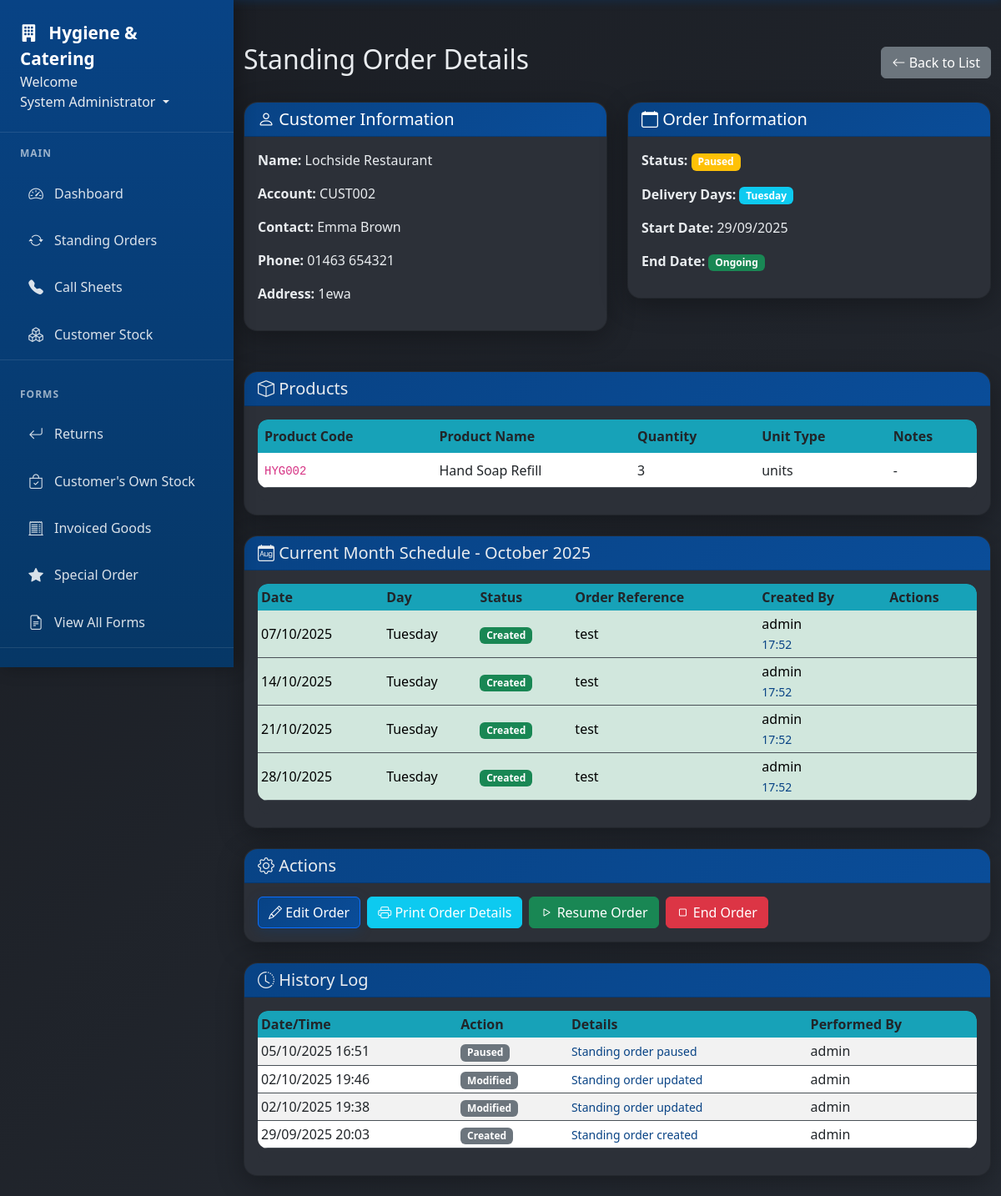
The app's page /standing-orders/1 (signed in), older data.
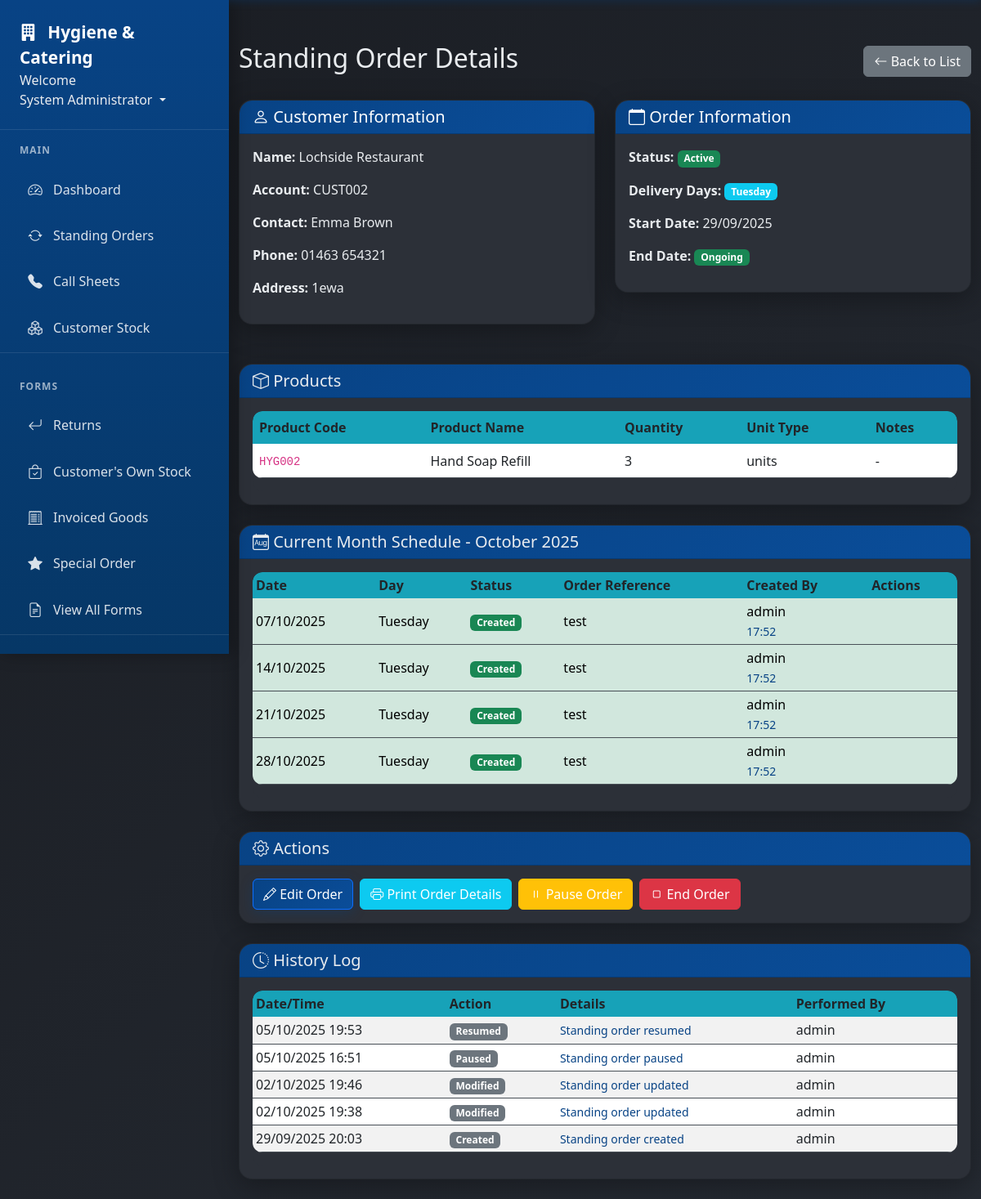
The same page, newer data.
### app/models.py (models this page shows, shortened)
class StandingOrderItem(db.Model):
    id = db.Column(db.Integer, primary_key=True)
    standing_order_id = db.Column(db.Integer, db.ForeignKey('standing_order.id'), nullable=False)
    product_code = db.Column(db.String(50), nullable=False)
    product_name = db.Column(db.String(100), nullable=False)
    quantity = db.Column(db.Integer, nullable=False)
    unit_type = db.Column(db.String(20), default='units')  # units, cases, boxes, etc.
    special_notes = db.Column(db.Text)  # Item-specific notes
    created_at = db.Column(db.DateTime, nullable=False, default=datetime.utcnow)

class StandingOrderSchedule(db.Model):
    id = db.Column(db.Integer, primary_key=True)
    standing_order_id = db.Column(db.Integer, db.ForeignKey('standing_order.id'), nullable=False)
    scheduled_date = db.Column(db.Date, nullable=False)
    status = db.Column(db.String(20), default='pending')  # pending, created, skipped
    order_created_date = db.Column(db.DateTime, nullable=True)
    order_created_by = db.Column(db.Integer, db.ForeignKey('user.id'), nullable=True)
    order_reference = db.Column(db.String(50))
    notes = db.Column(db.Text)
    created_by_user = db.relationship('User', backref='created_orders_from_standing')
    __table_args__ = (
        db.UniqueConstraint('standing_order_id', 'scheduled_date'),
        db.Index('idx_schedule_date_status', 'scheduled_date', 'status'),
    )

class User(db.Model, UserMixin):
    id = db.Column(db.Integer, primary_key=True)
    username = db.Column(db.String(20), unique=True, nullable=False)  # Keep for system use
    email = db.Column(db.String(120), unique=True, nullable=False, index=True)  # Primary identifier
    full_name = db.Column(db.String(100), nullable=False)
    password_hash = db.Column(db.String(128), nullable=False)  # Changed from 'password' to 'password_hash'
    role = db.Column(db.String(20), nullable=False)
    job_title = db.Column(db.String(100))
    direct_phone = db.Column(db.String(20))
    mobile_phone = db.Column(db.String(20))
    is_active = db.Column(db.Boolean, default=True)
    must_change_password = db.Column(db.Boolean, default=False)
    created_at = db.Column(db.DateTime, nullable=False, default=datetime.utcnow)
    last_login = db.Column(db.DateTime)
    forms = db.relationship('Form', foreign_keys='Form.user_id', backref='author', lazy=True)
    callsheet_entries = db.relationship('CallsheetEntry', backref='entered_by', lazy=True)
    callsheets_created = db.relationship('Callsheet', backref='created_by_user', lazy=True)
    todo_items = db.relationship('TodoItem', backref='user', lazy=True, cascade='all, delete-orphan')
    company_updates = db.relationship('CompanyUpdate', backref='author', lazy=True, cascade='all, delete-orphan')

class StandingOrderLog(db.Model):
    id = db.Column(db.Integer, primary_key=True)
    standing_order_id = db.Column(db.Integer, db.ForeignKey('standing_order.id'), nullable=False)
    action_type = db.Column(db.String(50), nullable=False)  # created, modified, paused, resumed, ended, item_added, item_removed, etc.
    action_details = db.Column(db.Text)  # JSON string with details of the change
    performed_by = db.Column(db.Integer, db.ForeignKey('user.id'), nullable=False)
    performed_at = db.Column(db.DateTime, nullable=False, default=datetime.utcnow)
    user = db.relationship('User', backref='standing_order_actions')

### app/routes.py (the view)
@main.route('/standing-orders/<int:order_id>')
@login_required
def view_standing_order(order_id):
    order = StandingOrder.query.get_or_404(order_id)
    today = date.today()
    month_start = date(today.year, today.month, 1)
    month_end = date(today.year, today.month, calendar.monthrange(today.year, today.month)[1])
    schedules = StandingOrderSchedule.query.filter(
        StandingOrderSchedule.standing_order_id == order_id,
        StandingOrderSchedule.scheduled_date.between(month_start, month_end)
    ).order_by(StandingOrderSchedule.scheduled_date).all()
    logs = StandingOrderLog.query.filter_by(
        standing_order_id=order_id
    ).order_by(StandingOrderLog.performed_at.desc()).limit(20).all()
    return render_template('standing_order_detail.html',
                         order=order,
                         schedules=schedules,
                         logs=logs,
                         today=today)

### app/models.py (called while the page is built)
@login_manager.user_loader
def load_user(user_id):
    return User.query.get(int(user_id))

    def get_delivery_days_list(self):
        if not self.delivery_days:
            return []
        try:
            days = [int(d) for d in self.delivery_days.split(',')]
            return [d for d in days if d in self.WEEKDAYS]
        except (ValueError, AttributeError):
            return []

    def get_delivery_days_names(self):
        day_numbers = self.get_delivery_days_list()
        return [self.WEEKDAY_NAMES[d] for d in day_numbers if d < len(self.WEEKDAY_NAMES)]

### app/templates/standing_order_detail.html (shortened to what the changed rows need)
{% extends "base.html" %} {% block content %}
<div class="d-flex justify-content-between align-items-center mb-4">
  <h2>Standing Order Details</h2>
</div>
<div class="row mb-4">
  <div class="col-md-6">
    <div class="card">
      <div class="card-body">
        <p>
          <strong>Status:</strong>
          {% if order.status == 'active' %}
          <span class="badge bg-success">Active</span>
          {% elif order.status == 'paused' %}
          <span class="badge bg-warning">Paused</span>
          {% else %}
          <span class="badge bg-secondary">{{ order.status|title }}</span>
          {% endif %}
        </p>
        <p>
          <strong>Delivery Days:</strong>
          {% for day in order.get_delivery_days_names() %}
          <span class="badge bg-info">{{ day }}</span>
          {% endfor %}
        </p>
      </div>
    </div>
  </div>
</div>
<div class="card mb-4">
  <div class="card-body">
    <div class="table-responsive">
      <table class="table">
        <thead>
          <tr>
            <th>Product Code</th>
            <th>Product Name</th>
            <th>Quantity</th>
            <th>Unit Type</th>
            <th>Notes</th>
          </tr>
        </thead>
        <tbody>
          {% for item in order.items %}
          <tr>
            <td><code>{{ item.product_code }}</code></td>
            <td>{{ item.product_name }}</td>
            <td>{{ item.quantity }}</td>
            <td>{{ item.unit_type }}</td>
            <td>{{ item.special_notes or '-' }}</td>
          </tr>
          {% endfor %}
        </tbody>
      </table>
    </div>
  </div>
</div>
<div class="card mb-4">
  <div class="card-body">
    {% if schedules %}
    <div class="table-responsive">
      <table class="table table-sm">
        <thead>
          <tr>
            <th>Date</th>
            <th>Day</th>
            <th>Status</th>
            <th>Order Reference</th>
            <th>Created By</th>
            <th>Actions</th>
          </tr>
        </thead>
        <tbody>
          {% for schedule in schedules %}
          <tr
            class="{% if schedule.status == 'created' %}table-success{% elif schedule.status == 'skipped' %}table-secondary{% endif %}"
          >
            <td>{{ schedule.scheduled_date.strftime('%d/%m/%Y') }}</td>
            <td>{{ schedule.scheduled_date.strftime('%A') }}</td>
            <td>
              {% if schedule.status == 'created' %}
              <span class="badge bg-success">Created</span>
              {% elif schedule.status == 'skipped' %}
              <span class="badge bg-secondary">Skipped</span>
              {% else %}
              <span class="badge bg-warning">Pending</span>
              {% endif %}
            </td>
            <td>{{ schedule.order_reference or '-' }}</td>
            <td>
              {% if schedule.created_by_user %} {{
              schedule.created_by_user.username }} {% if
              schedule.order_created_date %}
              <br /><small
                >{{ schedule.order_created_date.strftime('%H:%M') }}</small
              >
              {% endif %} {% else %} - {% endif %}
            </td>
            <td>
            </td>
          </tr>
          {% endfor %}
        </tbody>
      </table>
    </div>
    {% endif %}
  </div>
</div>
<div class="card mb-4">
  <div class="card-body">
    <div class="d-flex gap-2 flex-wrap">
      <button class="btn btn-primary" onclick="editOrder()">
        <i class="bi bi-pencil"></i> Edit Order
      </button>
      <a
        href="{{ url_for('main.print_standing_order', order_id=order.id) }}"
        class="btn btn-info"
        target="_blank"
      >
        <i class="bi bi-printer"></i> Print Order Details
      </a>
      {% if order.status == 'active' %}
      <button class="btn btn-warning" onclick="pauseOrder()">
        <i class="bi bi-pause"></i> Pause Order
      </button>
      {% elif order.status == 'paused' %}
      <button class="btn btn-success" onclick="resumeOrder()">
        <i class="bi bi-play"></i> Resume Order
      </button>
      {% endif %} {% if order.status != 'ended' %}
      <button class="btn btn-danger" onclick="endOrder()">
        <i class="bi bi-stop"></i> End Order
      </button>
      {% endif %}
    </div>
  </div>
</div>
<div class="card">
  <div class="card-body">
    {% if logs %}
    <div class="table-responsive">
      <table class="table table-sm table-striped">
        <thead>
          <tr>
            <th>Date/Time</th>
            <th>Action</th>
            <th>Details</th>
            <th>Performed By</th>
          </tr>
        </thead>
        <tbody>
          {% for log in logs %}
          <tr>
            <td>{{ log.performed_at.strftime('%d/%m/%Y %H:%M') }}</td>
            <td>
              <span class="badge bg-secondary"
                >{{ log.action_type|replace('_', ' ')|title }}</span
              >
            </td>
            <td>
              {% if log.action_type == 'created' %}
              <small>Standing order created</small>
              {% elif log.action_type == 'modified' %}
              <small>Standing order updated</small>
              {% elif log.action_type == 'paused' %}
              <small>Standing order paused</small>
              {% elif log.action_type == 'resumed' %}
              <small>Standing order resumed</small>
              {% elif log.action_type == 'ended' %}
              <small>Standing order ended</small>
              {% else %}
              <small>-</small>
              {% endif %}
            </td>
            <td>{{ log.user.username }}</td>
          </tr>
          {% endfor %}
        </tbody>
      </table>
    </div>
    {% else %}
    <p class="text-muted">No history recorded yet.</p>
    {% endif %}
  </div>
</div>
{% endblock %}

Row changes from the older to the newer data that the page shows:
changed StandingOrder: status "paused" → "active" (drawn)
added StandingOrderLog: performed_at "05/10/2025 19:53", action_type "Resumed", shows "Standing order resumed", user.username "admin"
Text that changed along with them:
text no longer shown: "Paused Resume Order"
text now shown: "Active Pause Order"
